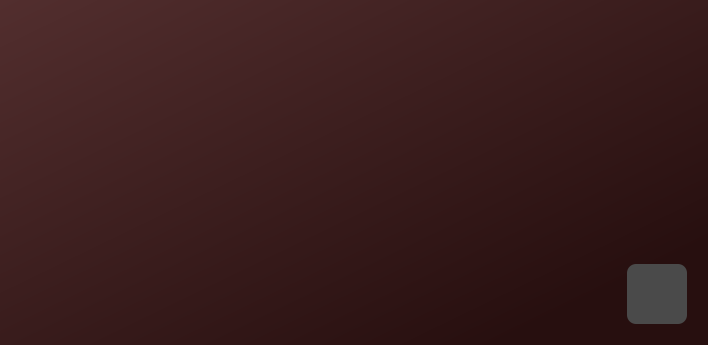
<?xml version="1.0" encoding="UTF-8"?>
<ui version="4.0">
 <class>ErrorMessageBox</class>
 <widget class="QWidget" name="ErrorMessageBox">
  <property name="geometry">
   <rect>
    <x>0</x>
    <y>0</y>
    <width>704</width>
    <height>345</height>
   </rect>
  </property>
  <property name="minimumSize">
   <size>
    <width>0</width>
    <height>0</height>
   </size>
  </property>
  <property name="windowTitle">
   <string>Form</string>
  </property>
  <property name="styleSheet">
   <string notr="true">
color: #EFEFEF;
background-color: qlineargradient(spread:pad, x1:0, y1:0, x2:1, y2:1, stop:0 rgba(82, 46, 46, 255), stop:0.849162 rgba(39, 15, 15, 255));</string>
  </property>
  <layout class="QHBoxLayout" name="horizontalLayout">
   <item>
    <widget class="QFrame" name="frame">
     <property name="minimumSize">
      <size>
       <width>600</width>
       <height>300</height>
      </size>
     </property>
     <property name="styleSheet">
      <string notr="true">background: transparent;</string>
     </property>
     <property name="frameShape">
      <enum>QFrame::StyledPanel</enum>
     </property>
     <property name="frameShadow">
      <enum>QFrame::Raised</enum>
     </property>
     <layout class="QVBoxLayout" name="verticalLayout_2">
      <item>
       <widget class="QLabel" name="errorMessageLabel">
        <property name="styleSheet">
         <string notr="true">color: rgb(255, 255, 255);
font: 700 20pt &quot;Segoe UI&quot;;
background: transparent;</string>
        </property>
        <property name="text">
         <string>&lt;html&gt;&lt;head/&gt;&lt;body&gt;&lt;p&gt;&lt;br/&gt;&lt;/p&gt;&lt;/body&gt;&lt;/html&gt;</string>
        </property>
        <property name="wordWrap">
         <bool>true</bool>
        </property>
       </widget>
      </item>
     </layout>
    </widget>
   </item>
   <item alignment="Qt::AlignBottom">
    <widget class="QFrame" name="frame_2">
     <property name="minimumSize">
      <size>
       <width>80</width>
       <height>80</height>
      </size>
     </property>
     <property name="styleSheet">
      <string notr="true">background: transparent;</string>
     </property>
     <property name="frameShape">
      <enum>QFrame::StyledPanel</enum>
     </property>
     <property name="frameShadow">
      <enum>QFrame::Raised</enum>
     </property>
     <layout class="QVBoxLayout" name="verticalLayout">
      <item>
       <widget class="QPushButton" name="confirmButton">
        <property name="minimumSize">
         <size>
          <width>60</width>
          <height>60</height>
         </size>
        </property>
        <property name="styleSheet">
         <string notr="true">QPushButton
{
	background-color: rgb(74, 74, 74);
	border-radius: 9px;
	font-size: 25px;
	color: rgb(85, 255, 0);
}
QPushButton:hover {
	
	background-color: rgb(63, 63, 63);
}
QPushButton:pressed {
	
	background-color: rgb(48, 48, 48);
}
QPushButton:disabled{
	
	//background-color: rgb(148, 148, 148);
}</string>
        </property>
        <property name="text">
         <string/>
        </property>
        <property name="icon">
         <iconset resource="../../../../assets/recource.qrc">
          <normaloff>:/assets/confirmCheck.png</normaloff>:/assets/confirmCheck.png</iconset>
        </property>
        <property name="iconSize">
         <size>
          <width>50</width>
          <height>50</height>
         </size>
        </property>
       </widget>
      </item>
     </layout>
    </widget>
   </item>
  </layout>
 </widget>
 <resources>
  <include location="../../../../assets/recource.qrc"/>
 </resources>
 <connections/>
</ui>
